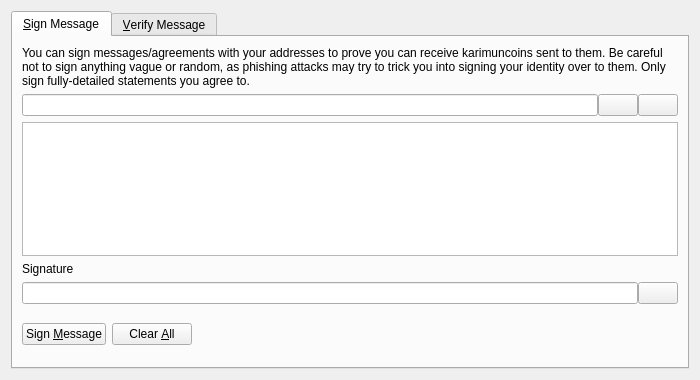
<?xml version="1.0" encoding="UTF-8"?>
<ui version="4.0">
 <class>SignVerifyMessageDialog</class>
 <widget class="QDialog" name="SignVerifyMessageDialog">
  <property name="geometry">
   <rect>
    <x>0</x>
    <y>0</y>
    <width>700</width>
    <height>380</height>
   </rect>
  </property>
  <property name="windowTitle">
   <string>Signatures - Sign / Verify a Message</string>
  </property>
  <property name="modal">
   <bool>true</bool>
  </property>
  <layout class="QVBoxLayout" name="verticalLayout">
   <item>
    <widget class="QTabWidget" name="tabWidget">
     <property name="currentIndex">
      <number>0</number>
     </property>
     <widget class="QWidget" name="tabSignMessage">
      <attribute name="title">
       <string>&amp;Sign Message</string>
      </attribute>
      <layout class="QVBoxLayout" name="verticalLayout_SM">
       <item>
        <widget class="QLabel" name="infoLabel_SM">
         <property name="text">
          <string>You can sign messages/agreements with your addresses to prove you can receive karimuncoins sent to them. Be careful not to sign anything vague or random, as phishing attacks may try to trick you into signing your identity over to them. Only sign fully-detailed statements you agree to.</string>
         </property>
         <property name="textFormat">
          <enum>Qt::PlainText</enum>
         </property>
         <property name="wordWrap">
          <bool>true</bool>
         </property>
        </widget>
       </item>
       <item>
        <layout class="QHBoxLayout" name="horizontalLayout_1_SM">
         <property name="spacing">
          <number>0</number>
         </property>
         <item>
          <widget class="QValidatedLineEdit" name="addressIn_SM">
           <property name="toolTip">
            <string>The Karimuncoin address to sign the message with</string>
           </property>
          </widget>
         </item>
         <item>
          <widget class="QPushButton" name="addressBookButton_SM">
           <property name="toolTip">
            <string>Choose previously used address</string>
           </property>
           <property name="text">
            <string/>
           </property>
           <property name="icon">
            <iconset resource="../bitcoin.qrc">
             <normaloff>:/icons/address-book</normaloff>:/icons/address-book</iconset>
           </property>
           <property name="shortcut">
            <string>Alt+A</string>
           </property>
           <property name="autoDefault">
            <bool>false</bool>
           </property>
          </widget>
         </item>
         <item>
          <widget class="QPushButton" name="pasteButton_SM">
           <property name="toolTip">
            <string>Paste address from clipboard</string>
           </property>
           <property name="text">
            <string/>
           </property>
           <property name="icon">
            <iconset resource="../bitcoin.qrc">
             <normaloff>:/icons/editpaste</normaloff>:/icons/editpaste</iconset>
           </property>
           <property name="shortcut">
            <string>Alt+P</string>
           </property>
           <property name="autoDefault">
            <bool>false</bool>
           </property>
          </widget>
         </item>
        </layout>
       </item>
       <item>
        <widget class="QPlainTextEdit" name="messageIn_SM">
         <property name="toolTip">
          <string>Enter the message you want to sign here</string>
         </property>
        </widget>
       </item>
       <item>
        <widget class="QLabel" name="signatureLabel_SM">
         <property name="text">
          <string>Signature</string>
         </property>
         <property name="textFormat">
          <enum>Qt::PlainText</enum>
         </property>
        </widget>
       </item>
       <item>
        <layout class="QHBoxLayout" name="horizontalLayout_2_SM">
         <property name="spacing">
          <number>0</number>
         </property>
         <item>
          <widget class="QLineEdit" name="signatureOut_SM">
           <property name="font">
            <font>
             <italic>true</italic>
            </font>
           </property>
           <property name="readOnly">
            <bool>true</bool>
           </property>
          </widget>
         </item>
         <item>
          <widget class="QPushButton" name="copySignatureButton_SM">
           <property name="toolTip">
            <string>Copy the current signature to the system clipboard</string>
           </property>
           <property name="text">
            <string/>
           </property>
           <property name="icon">
            <iconset resource="../bitcoin.qrc">
             <normaloff>:/icons/editcopy</normaloff>:/icons/editcopy</iconset>
           </property>
           <property name="autoDefault">
            <bool>false</bool>
           </property>
          </widget>
         </item>
        </layout>
       </item>
       <item>
        <layout class="QHBoxLayout" name="horizontalLayout_3_SM">
         <item>
          <widget class="QPushButton" name="signMessageButton_SM">
           <property name="toolTip">
            <string>Sign the message to prove you own this Karimuncoin address</string>
           </property>
           <property name="text">
            <string>Sign &amp;Message</string>
           </property>
           <property name="icon">
            <iconset resource="../bitcoin.qrc">
             <normaloff>:/icons/edit</normaloff>:/icons/edit</iconset>
           </property>
           <property name="autoDefault">
            <bool>false</bool>
           </property>
          </widget>
         </item>
         <item>
          <widget class="QPushButton" name="clearButton_SM">
           <property name="toolTip">
            <string>Reset all sign message fields</string>
           </property>
           <property name="text">
            <string>Clear &amp;All</string>
           </property>
           <property name="icon">
            <iconset resource="../bitcoin.qrc">
             <normaloff>:/icons/remove</normaloff>:/icons/remove</iconset>
           </property>
           <property name="autoDefault">
            <bool>false</bool>
           </property>
          </widget>
         </item>
         <item>
          <spacer name="horizontalSpacer_1_SM">
           <property name="orientation">
            <enum>Qt::Horizontal</enum>
           </property>
           <property name="sizeHint" stdset="0">
            <size>
             <width>40</width>
             <height>48</height>
            </size>
           </property>
          </spacer>
         </item>
         <item>
          <widget class="QLabel" name="statusLabel_SM">
           <property name="font">
            <font>
             <weight>75</weight>
             <bold>true</bold>
            </font>
           </property>
           <property name="text">
            <string/>
           </property>
           <property name="wordWrap">
            <bool>true</bool>
           </property>
          </widget>
         </item>
         <item>
          <spacer name="horizontalSpacer_2_SM">
           <property name="orientation">
            <enum>Qt::Horizontal</enum>
           </property>
           <property name="sizeHint" stdset="0">
            <size>
             <width>40</width>
             <height>48</height>
            </size>
           </property>
          </spacer>
         </item>
        </layout>
       </item>
      </layout>
     </widget>
     <widget class="QWidget" name="tabVerifyMessage">
      <attribute name="title">
       <string>&amp;Verify Message</string>
      </attribute>
      <layout class="QVBoxLayout" name="verticalLayout_VM">
       <item>
        <widget class="QLabel" name="infoLabel_VM">
         <property name="text">
          <string>Enter the receiver's address, message (ensure you copy line breaks, spaces, tabs, etc. exactly) and signature below to verify the message. Be careful not to read more into the signature than what is in the signed message itself, to avoid being tricked by a man-in-the-middle attack. Note that this only proves the signing party receives with the address, it cannot prove sendership of any transaction!</string>
         </property>
         <property name="textFormat">
          <enum>Qt::PlainText</enum>
         </property>
         <property name="alignment">
          <set>Qt::AlignLeading|Qt::AlignLeft|Qt::AlignTop</set>
         </property>
         <property name="wordWrap">
          <bool>true</bool>
         </property>
        </widget>
       </item>
       <item>
        <layout class="QHBoxLayout" name="horizontalLayout_1_VM">
         <property name="spacing">
          <number>0</number>
         </property>
         <item>
          <widget class="QValidatedLineEdit" name="addressIn_VM">
           <property name="toolTip">
            <string>The Karimuncoin address the message was signed with</string>
           </property>
          </widget>
         </item>
         <item>
          <widget class="QPushButton" name="addressBookButton_VM">
           <property name="toolTip">
            <string>Choose previously used address</string>
           </property>
           <property name="text">
            <string/>
           </property>
           <property name="icon">
            <iconset resource="../bitcoin.qrc">
             <normaloff>:/icons/address-book</normaloff>:/icons/address-book</iconset>
           </property>
           <property name="shortcut">
            <string>Alt+A</string>
           </property>
           <property name="autoDefault">
            <bool>false</bool>
           </property>
          </widget>
         </item>
        </layout>
       </item>
       <item>
        <widget class="QPlainTextEdit" name="messageIn_VM"/>
       </item>
       <item>
        <widget class="QValidatedLineEdit" name="signatureIn_VM"/>
       </item>
       <item>
        <layout class="QHBoxLayout" name="horizontalLayout_2_VM">
         <item>
          <widget class="QPushButton" name="verifyMessageButton_VM">
           <property name="toolTip">
            <string>Verify the message to ensure it was signed with the specified Karimuncoin address</string>
           </property>
           <property name="text">
            <string>Verify &amp;Message</string>
           </property>
           <property name="icon">
            <iconset resource="../bitcoin.qrc">
             <normaloff>:/icons/transaction_0</normaloff>:/icons/transaction_0</iconset>
           </property>
           <property name="autoDefault">
            <bool>false</bool>
           </property>
          </widget>
         </item>
         <item>
          <widget class="QPushButton" name="clearButton_VM">
           <property name="toolTip">
            <string>Reset all verify message fields</string>
           </property>
           <property name="text">
            <string>Clear &amp;All</string>
           </property>
           <property name="icon">
            <iconset resource="../bitcoin.qrc">
             <normaloff>:/icons/remove</normaloff>:/icons/remove</iconset>
           </property>
           <property name="autoDefault">
            <bool>false</bool>
           </property>
          </widget>
         </item>
         <item>
          <spacer name="horizontalSpacer_1_VM">
           <property name="orientation">
            <enum>Qt::Horizontal</enum>
           </property>
           <property name="sizeHint" stdset="0">
            <size>
             <width>40</width>
             <height>48</height>
            </size>
           </property>
          </spacer>
         </item>
         <item>
          <widget class="QLabel" name="statusLabel_VM">
           <property name="font">
            <font>
             <weight>75</weight>
             <bold>true</bold>
            </font>
           </property>
           <property name="text">
            <string/>
           </property>
           <property name="wordWrap">
            <bool>true</bool>
           </property>
          </widget>
         </item>
         <item>
          <spacer name="horizontalSpacer_2_VM">
           <property name="orientation">
            <enum>Qt::Horizontal</enum>
           </property>
           <property name="sizeHint" stdset="0">
            <size>
             <width>40</width>
             <height>48</height>
            </size>
           </property>
          </spacer>
         </item>
        </layout>
       </item>
      </layout>
     </widget>
    </widget>
   </item>
  </layout>
 </widget>
 <customwidgets>
  <customwidget>
   <class>QValidatedLineEdit</class>
   <extends>QLineEdit</extends>
   <header>qt/qvalidatedlineedit.h</header>
  </customwidget>
 </customwidgets>
 <resources>
  <include location="../bitcoin.qrc"/>
 </resources>
 <connections/>
</ui>
